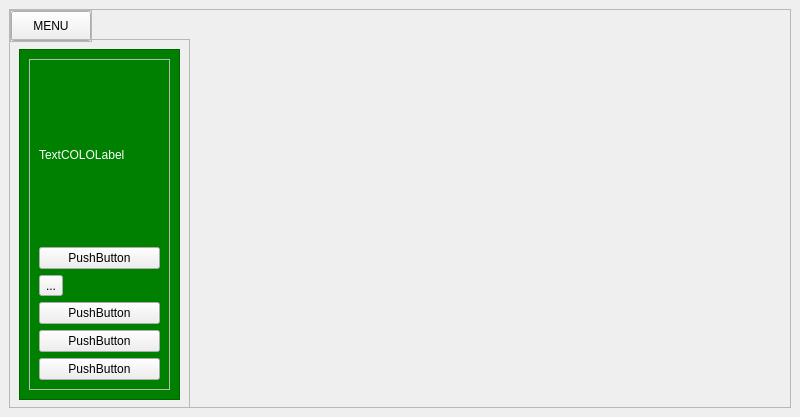
<?xml version="1.0" encoding="UTF-8"?>
<ui version="4.0">
 <class>MainWindow</class>
 <widget class="QMainWindow" name="MainWindow">
  <property name="geometry">
   <rect>
    <x>0</x>
    <y>0</y>
    <width>800</width>
    <height>417</height>
   </rect>
  </property>
  <property name="windowTitle">
   <string>MainWindow</string>
  </property>
  <widget class="QWidget" name="centralwidget">
   <property name="styleSheet">
    <string notr="true">#slide_menu {
	background-color: green;
}

QLabel {
	color: white;
}</string>
   </property>
   <layout class="QVBoxLayout" name="verticalLayout">
    <item>
     <widget class="QFrame" name="header">
      <property name="minimumSize">
       <size>
        <width>0</width>
        <height>50</height>
       </size>
      </property>
      <property name="sizeIncrement">
       <size>
        <width>0</width>
        <height>50</height>
       </size>
      </property>
      <property name="frameShape">
       <enum>QFrame::StyledPanel</enum>
      </property>
      <property name="frameShadow">
       <enum>QFrame::Raised</enum>
      </property>
      <widget class="QFrame" name="frame">
       <property name="geometry">
        <rect>
         <x>1</x>
         <y>1</y>
         <width>82</width>
         <height>32</height>
        </rect>
       </property>
       <property name="frameShape">
        <enum>QFrame::StyledPanel</enum>
       </property>
       <property name="frameShadow">
        <enum>QFrame::Raised</enum>
       </property>
       <layout class="QHBoxLayout" name="horizontalLayout_3">
        <property name="spacing">
         <number>0</number>
        </property>
        <property name="leftMargin">
         <number>0</number>
        </property>
        <property name="topMargin">
         <number>0</number>
        </property>
        <property name="rightMargin">
         <number>0</number>
        </property>
        <property name="bottomMargin">
         <number>0</number>
        </property>
        <item>
         <widget class="QPushButton" name="menu_button">
          <property name="minimumSize">
           <size>
            <width>0</width>
            <height>30</height>
           </size>
          </property>
          <property name="maximumSize">
           <size>
            <width>16777215</width>
            <height>30</height>
           </size>
          </property>
          <property name="text">
           <string>MENU</string>
          </property>
          <property name="icon">
           <iconset resource="../res/res.qrc">
            <normaloff>:/pic/pictures/menu.png</normaloff>:/pic/pictures/menu.png</iconset>
          </property>
          <property name="iconSize">
           <size>
            <width>24</width>
            <height>16</height>
           </size>
          </property>
         </widget>
        </item>
       </layout>
      </widget>
      <widget class="QFrame" name="slide_menu_container">
       <property name="geometry">
        <rect>
         <x>0</x>
         <y>30</y>
         <width>181</width>
         <height>371</height>
        </rect>
       </property>
       <property name="styleSheet">
        <string notr="true"/>
       </property>
       <property name="frameShape">
        <enum>QFrame::StyledPanel</enum>
       </property>
       <property name="frameShadow">
        <enum>QFrame::Raised</enum>
       </property>
       <widget class="QCustomSlideMenu" name="slide_menu">
        <property name="geometry">
         <rect>
          <x>10</x>
          <y>10</y>
          <width>161</width>
          <height>351</height>
         </rect>
        </property>
        <property name="frameShape">
         <enum>QFrame::StyledPanel</enum>
        </property>
        <property name="frameShadow">
         <enum>QFrame::Raised</enum>
        </property>
        <widget class="QFrame" name="frame_2">
         <property name="geometry">
          <rect>
           <x>10</x>
           <y>10</y>
           <width>141</width>
           <height>331</height>
          </rect>
         </property>
         <property name="frameShape">
          <enum>QFrame::StyledPanel</enum>
         </property>
         <property name="frameShadow">
          <enum>QFrame::Raised</enum>
         </property>
         <layout class="QVBoxLayout" name="verticalLayout_2">
          <item>
           <widget class="QLabel" name="label">
            <property name="text">
             <string>TextCOLOLabel</string>
            </property>
           </widget>
          </item>
          <item>
           <widget class="QPushButton" name="pushButton">
            <property name="text">
             <string>PushButton</string>
            </property>
           </widget>
          </item>
          <item>
           <widget class="QToolButton" name="toolButton">
            <property name="text">
             <string>...</string>
            </property>
           </widget>
          </item>
          <item>
           <widget class="QPushButton" name="pushButton_2">
            <property name="text">
             <string>PushButton</string>
            </property>
           </widget>
          </item>
          <item>
           <widget class="QPushButton" name="pushButton_3">
            <property name="text">
             <string>PushButton</string>
            </property>
           </widget>
          </item>
          <item>
           <widget class="QPushButton" name="pushButton_4">
            <property name="text">
             <string>PushButton</string>
            </property>
           </widget>
          </item>
         </layout>
        </widget>
       </widget>
      </widget>
     </widget>
    </item>
   </layout>
  </widget>
 </widget>
 <customwidgets>
  <customwidget>
   <class>QCustomSlideMenu</class>
   <extends>QFrame</extends>
   <header location="global">Custom_Widgets.Widgets.h</header>
   <container>1</container>
  </customwidget>
 </customwidgets>
 <resources>
  <include location="../res/res.qrc"/>
 </resources>
 <connections/>
</ui>
